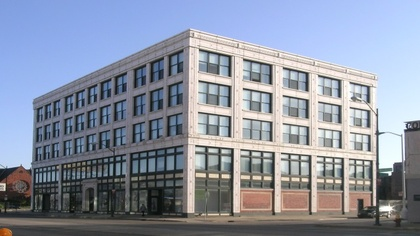
%> input picture VanishingPoint_working/Garfield_Building_Detroit.jpg, 420 x 236 px, shrunk from 640 x 360 before the run
$ octave demo_final.m   (GNU Octave 9; MATLAB toolbox functions it lacks are replaced by stand-ins)
%> lines starting %> are read from the running program, lines starting %| are printed output that depends on the picture; in (x1, y1, x2, y2) boxes, pixels count from 0 and x2, y2 are one past the last pixel; in counts of white or black regions, pixels touching at a corner belong together; the program's own positions count from 1
%> further down, refImg is the input picture: size 236x420x3 uint8; mean R, G, B 139.4, 147.2, 163.4
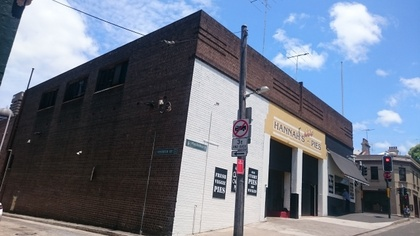
%> input picture (Sample Images)/DSC_0765.JPG, 420 x 236 px, shrunk from 640 x 360 before the run
%> further down, currentImg is the input picture: size 236x420x3 uint8; mean R, G, B 110.9, 119.3, 135.4
### VanishingPoint_working/getLines.m
function lines = getLines(grayIm, minLen)
%> called with minLen = 40

% Compute Gradient
[dX, dY] = gradient(conv2(double(grayIm), fspecial('gaussian', 7, 1.5), 'same'));
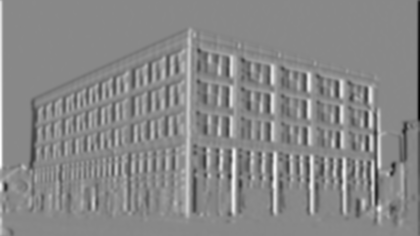
%> dX: size 236x420 double; min -51.97, max 45.14, mean 0; drawn with min black and max white

% Compute edge
im_canny = edge(grayIm, 'canny');
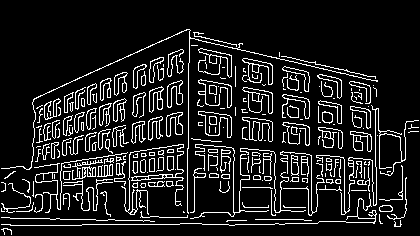
%> im_canny: size 236x420 logical; 11.9% white in thin lines or dots, all inside (x1, y1, x2, y2) = (1, 29, 419, 235)

% Set in_canny[1,2,end-1,end][:] to 0;
im_canny([1 2 end-1 end], :) = 0;
%> im_canny: size 236x420 logical; 11.9% white in thin lines or dots, all inside (x1, y1, x2, y2) = (1, 29, 419, 234)

% Set in_canny[:][1,2,end-1,end] to 0;
im_canny(:, [1 2 end-1 end]) = 0;
%> im_canny: size 236x420 logical; 11.9% white in thin lines or dots, all inside (x1, y1, x2, y2) = (2, 29, 418, 234)

% find the row of im_canny, i.e. height
height = size(im_canny, 1);

% find index (from top-left down to buttom-right) whose value is greater
% than 0
ind = find(im_canny > 0);
%> ind = 11813 values from 641 to 98544

% number of direcion(four neibour and four diagonal)
num_dir = 8;

% Ontain dX and dY index
dX_ind = dX(ind);
dY_ind = dY(ind);

a_ind = atan(dY_ind ./ (dX_ind + 1E-10)); % Add 1E-10 to avoid #INF when atan = 1
a_ind = ceil(mod(a_ind/pi*num_dir-0.5, num_dir));

for i = 1:num_dir
    direction(i).ind = ind(find(a_ind==i));
end
%> after the loop, direction = 8 items

% Declare a large array for storing "line" information
lines = zeros(2000, 9);

used = zeros(size(im_canny));

line_count = 0;
for k = 1:num_dir

    num_ind = 0;
    for m = (k-1):k+1
        num_ind = num_ind + sum(~used(direction(mod(m-1, num_dir)+1).ind));
    end

    ind = zeros(num_ind, 1);
    dir_im = zeros(size(im_canny));

    count = 0;
    for m = (k-1):k+1
        m2 = mod(m-1, num_dir)+1;
        tind = direction(m2).ind(~used(direction(m2).ind));
        tmpcount = length(tind);
        ind(count+1:count+tmpcount) = tind;
        count = count + tmpcount;
    end
    dir_im(ind) = 1;
    [tmpL, num_edges] = bwlabel(dir_im, 8);
    edge_size = zeros(num_edges, 1);
    edges = repmat(struct('ind', zeros(200, 1)), num_edges, 1);
    for i = 1:length(ind)
        id = tmpL(ind(i));
        edge_size(id) = edge_size(id) + 1;
        edges(id).ind(edge_size(id)) = ind(i);
    end
    for i = 1:num_edges
        edges(i).ind = edges(i).ind(1:edge_size(i));
    end
    for id = 1:num_edges
        if edge_size(id) > minLen
            y = mod(edges(id).ind-1, height)+1;
            x = floor((edges(id).ind-1) / height)+1;
            mean_x = mean(x);
            mean_y = mean(y);
            zmx = (x-mean_x);
            zmy = (y-mean_y);
            D = [sum(zmx.^2) sum(zmx.*zmy); sum(zmx.*zmy) sum(zmy.^2)];
            [v, lambda] = eig(D);
            theta = atan2(v(2, 2) , v(1, 2));
            if lambda(1,1)>0
                conf = lambda(2,2)/lambda(1,1);
            else
                conf = 100000;
            end
            if conf >= 400
                line_count = line_count+1;
                used(edges(id).ind) = 1;
                l = sqrt((max(x)-min(x))^2 + (max(y)-min(y))^2);
                x1 = mean_x - cos(theta)*l/2;
                x2 = mean_x + cos(theta)*l/2;
                y1 = mean_y - sin(theta)*l/2;
                y2 = mean_y + sin(theta)*l/2;
                theta = theta - pi / 2;
                r = mean_x*cos(theta)+mean_y*sin(theta);
                lines(line_count, 1:9) = [x1 x2 y1 y2 theta r l mean_x mean_y];
            end
        end
    end
end
%> this loop made 8 passes
%> num_edges on passes 1 to 8: 684, 740, 680, 596, 630, 741, 714, 609
%> pass 1, in getLines, `[tmpL, num_edges] = bwlabel(dir_im, 8);`:
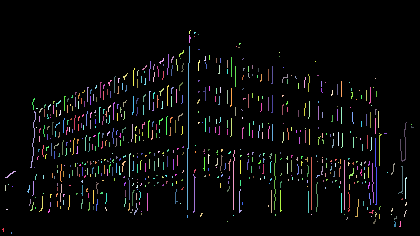
%> tmpL: size 236x420 double; 685 distinct labels, from 0 to 684; one colour per label, 0 black
%> after the loop:
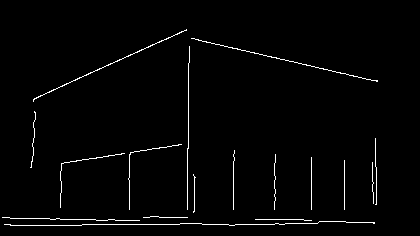
%> used: size 236x420 double; values 0 (black) and 1 (white), 1.8% white in thin lines or dots, all inside (x1, y1, x2, y2) = (2, 29, 378, 226)
%> after the loop, D = [9.33 180; 180 6170.5]; conf = 1514; edge_size = 609 values, max 57 at index 195, min 1 at index 2, mean 7.95; edges = 609 items; ind = 4842 values, max 97123 at index 4842, min 702 at index 3837, mean 48386.4; l = 41.01; lambda = [4.08 0; 0 6175.8]; line_count = 19; mean_x = 373.3; mean_y = 183.5; r = 367.8; theta = -0.0292; v = [-1 0.0292; 0.0292 1]; x = 42 values, max 374 at index 2, min 373 at index 1, mean 373.3; x1 = 372.7; x2 = 373.9; y = 42 values, max 204 at index 2, min 163 at index 1, mean 183.5; y1 = 163; y2 = 204; zmx = 42 values, max 0.667 at index 2, min -0.333 at index 1, mean 1.89e-14; zmy = 42 values, max 20.5 at index 2, min -20.5 at index 1, mean 0
% Return our result
lines = lines(1:line_count, :);

### VanishingPoint_working/detectTOVP.m
function [line, vanishing, point, foc] = detectTOVP(f)
line = getLines(f,40);
point = zeros((size(line,1) - 1)*size(line,1)/2,2);
count = 0;
for i = 1:size(line,1)
    for j = i + 1:size(line,1)
        theta1 = line(i,5);
        theta2 = line(j,5);
        rho1 = line(i,6);
        rho2 = line(j,6);
        x = (rho1 * cos(theta2) - rho2 * cos(theta1)) / ...
            sin(theta1 - theta2);
        y = (rho1 * sin(theta2) - rho2 * sin(theta1)) / ...
            sin(theta2 - theta1);
        count = count + 1;
        point(count,1) = y;
        point(count,2) = x;
    end
end
%> after the loop, count = 171; point = 171 rows, first 12: [224.4 -2850; 202.7 -2509.1; 276 -3660.4; 308.8 -4175.8; 312 -4226.3; 345 -4744.8; 293 -3927.5; 36.72 98.42; 29.05 219; 28.6 226; 32.25 168.6; 32.24 168.8]
point = point(1:count,:);
point(:,1) = point(:,1) - size(f,2) / 2;
point(:,2) = point(:,2) - size(f,1) / 2;

radius = sqrt(point(:,1).*point(:,1) + point(:,2).*point(:,2));
point = point(find(radius > norm(size(f))/2),:);
%> point = 79 rows, first 12: [14.39 -2968; -7.3 -2627.1; 65.98 -3778.4; 98.79 -4293.8; 102 -4344.3; 135 -4862.8; 82.98 -4045.5; -138.5 -566; -77.75 -1520.4; 55.8 -3618.5; -12.87 -691.4; 489 -42603.6]
theta = atan2(point(:,2),point(:,1));
%> theta = 79 values, max 2.98 at index 60, min -1.81 at index 8, mean -0.185
T = -pi:0.01:pi;

theta_bin = histc(theta,T);
%> theta_bin = 629 values, max 15 at index 159, min 0 at index 1, mean 0.126
% figure,bar(theta_bin)
% tb = theta_bin;

nhood =  60;
dec = 1;
[~, ix1] = max(theta_bin);
%> ix1 = 159
theta_bin(max(ix1-nhood,1):min(ix1+nhood,length(T))) = 0;
if ix1 + nhood > length(T)
    theta_bin(1:mod(ix1 + nhood,length(T))) = 0;
elseif ix1 - nhood < 1
    theta_bin(mod(ix1 - nhood - 1,length(T)):length(T)) = 0;
end

temp = ix1;
%> temp = 159
ix1 = mod(ix1 + round(length(T)/2),length(T));
%> ix1 = 474
theta_bin(max(ix1-nhood,1):min(ix1+nhood,length(T))) = dec*theta_bin(max(ix1-nhood,1):min(ix1+nhood,length(T)));
if ix1 + nhood > length(T)
    theta_bin(1:mod(ix1 + nhood,length(T))) = dec*theta_bin(1:mod(ix1 + nhood,length(T)));
elseif ix1 - nhood < 1
    theta_bin(mod(ix1 - nhood - 1,length(T)):length(T)) = dec*theta_bin(mod(ix1 - nhood - 1,length(T)):length(T));
end
ix1 = temp;
%> ix1 = 159


[~, ix2] = max(theta_bin);
%> ix2 = 608
theta_bin(max(ix2-nhood,1):min(ix2+nhood,length(T))) = 0;
if ix2 + nhood > length(T)
    theta_bin(1:mod(ix2 + nhood,length(T))) = 0;
elseif ix2 - nhood < 1
    theta_bin(mod(ix2 - nhood - 1,length(T)):length(T)) = 0;
end

temp = ix2;
%> temp = 608
ix2 = mod(ix2 + round(length(T)/2),length(T));
%> ix2 = 294
theta_bin(max(ix2-nhood,1):min(ix2+nhood,length(T))) = dec*theta_bin(max(ix2-nhood,1):min(ix2+nhood,length(T)));
if ix2 + nhood > length(T)
    theta_bin(1:mod(ix2 + nhood,length(T))) = dec*theta_bin(1:mod(ix2 + nhood,length(T)));
elseif ix2 - nhood < 1
    theta_bin(mod(ix2 - nhood - 1,length(T)):length(T)) = dec*theta_bin(mod(ix2 - nhood - 1,length(T)):length(T));
end
ix2 = temp;
%> ix2 = 608


[~, ix3] = max(theta_bin);
%> ix3 = 472
theta_bin(max(ix3-nhood,1):min(ix3+nhood,length(T))) = 0;
if ix3 + nhood > length(T)
    theta_bin(1:mod(ix3 + nhood,length(T))) = 0;
elseif ix3 - nhood < 1
    theta_bin(mod(ix3 - nhood - 1,length(T)):length(T)) = 0;
end

temp = ix3;
%> temp = 472
ix3 = mod(ix3 + round(length(T)/2),length(T));
%> ix3 = 158
theta_bin(max(ix3-nhood,1):min(ix3+nhood,length(T))) = dec*theta_bin(max(ix3-nhood,1):min(ix3+nhood,length(T)));
if ix3 + nhood > length(T)
    theta_bin(1:mod(ix3 + nhood,length(T))) = dec*theta_bin(1:mod(ix3 + nhood,length(T)));
elseif ix3 - nhood < 1
    theta_bin(mod(ix3 - nhood - 1,length(T)):length(T)) = dec*theta_bin(mod(ix3 - nhood - 1,length(T)):length(T));
end
ix3 = temp;
%> ix3 = 472


% plot(ix1,1,'s');plot(ix2,1,'s');plot(ix3,1,'s');
c1 = cos(T(ix1));
%> c1 = 0.0092
c2 = cos(T(ix2));
%> c2 = -0.977
c3 = cos(T(ix3));
%> c3 = 0.00239
s1 = sin(T(ix1));
%> s1 = -1
s2 = sin(T(ix2));
%> s2 = 0.212
s3 = sin(T(ix3));
%> s3 = 1


n1 = [c1;s1];
%> n1 = [0.0092; -1]
n2 = [c2;s2];
%> n2 = [-0.977; 0.212]
n3 = [c3;s3];
%> n3 = [0.00239; 1]
proj = repmat(point*n1,1,2).*repmat(n1',size(point,1),1);
%> proj = 79 rows, first 12: [27.32 -2967.8; 24.18 -2626.8; 34.78 -3778.7; 39.53 -4294.4; 39.99 -4344.9; 44.76 -4863.6; 37.24 -4045.9; 5.2 -564.7; 13.99 -1519.5; 33.31 -3618.7; 6.36 -691.2; 392.1 -42604.5]
temp = point - proj;
%> temp = 79 rows, first 12: [-12.92 -0.119; -31.48 -0.29; 31.2 0.287; 59.26 0.545; 62.01 0.571; 90.24 0.831; 45.74 0.421; -143.7 -1.32; -91.74 -0.844; 22.49 0.207; -19.23 -0.177; 96.84 0.891]
dist = sqrt(temp(:,1).*temp(:,1) + temp(:,2).*temp(:,2));
%> dist = 79 values, max 2388.3 at index 74, min 5.17 at index 16, mean 257.8
len = sqrt(point(:,1).*point(:,1) + point(:,2).*point(:,2));
%> len = 79 values, max 150275.3 at index 47, min 250.3 at index 73, mean 11089.4
ratio = dist./ len;
%> ratio = 79 values, max 0.999 at index 74, min 0.000551 at index 33, mean 0.327
threshold = 0.26;
proj = proj(find(ratio < threshold),:);
%> proj = 53 rows, first 12: [27.32 -2967.8; 24.18 -2626.8; 34.78 -3778.7; 39.53 -4294.4; 39.99 -4344.9; 44.76 -4863.6; 37.24 -4045.9; 5.2 -564.7; 13.99 -1519.5; 33.31 -3618.7; 6.36 -691.2; 392.1 -42604.5]
proj = proj(find(proj(:,1)*n1(1) > 0),:);
%> proj = 47 rows, first 12: [27.32 -2967.8; 24.18 -2626.8; 34.78 -3778.7; 39.53 -4294.4; 39.99 -4344.9; 44.76 -4863.6; 37.24 -4045.9; 5.2 -564.7; 13.99 -1519.5; 33.31 -3618.7; 6.36 -691.2; 392.1 -42604.5]
proj1 = proj;
%> proj1 has the same summary as proj

proj = repmat(point*n2,1,2).*repmat(n2',size(point,1),1);
%> proj = 79 rows, first 12: [627.5 -135.8; 536.3 -116.1; 844.3 -182.8; 982.3 -212.6; 995.8 -215.6; 1134.5 -245.6; 915.8 -198.3; -15.26 3.3; 240.1 -51.98; 801.5 -173.5; 130.7 -28.29; 9276.8 -2008.2]
temp = point - proj;
%> temp = 79 rows, first 12: [-613.1 -2832.1; -543.6 -2511; -778.4 -3595.7; -883.5 -4081.2; -893.8 -4128.8; -999.5 -4617.2; -832.8 -3847.3; -123.2 -569.3; -317.9 -1468.4; -745.7 -3445; -143.5 -663.1; -8787.9 -40595.4]
dist = sqrt(temp(:,1).*temp(:,1) + temp(:,2).*temp(:,2));
%> dist = 79 values, max 146844.8 at index 47, min 0.175 at index 61, mean 10675.9
len = sqrt(point(:,1).*point(:,1) + point(:,2).*point(:,2));
ratio = dist./ len;
%> ratio = 79 values, max 1 at index 8, min 0.000387 at index 61, mean 0.707
threshold = 0.26;
proj = proj(find(ratio < threshold),:);
%> proj = 18 rows, first 12: [-428.3 92.71; -461.7 99.94; -407.3 88.16; -409.1 88.56; -425.8 92.18; -428 92.66; -459.9 99.57; -456.8 98.89; -563.7 122; -440.8 95.43; -560.3 121.3; -555.6 120.3]
proj = proj(find(proj(:,1)*n2(1) > 0),:);
%> proj = 16 rows, first 12: [-428.3 92.71; -461.7 99.94; -407.3 88.16; -409.1 88.56; -425.8 92.18; -428 92.66; -459.9 99.57; -456.8 98.89; -563.7 122; -440.8 95.43; -560.3 121.3; -555.6 120.3]
temp = proj*n2;
%> temp = [438.2; 472.4; 416.7; 418.6; 435.7; 437.9; 470.6; 467.4; 576.7; 451; 573.3; 568.5; 465.7; 471.5; 462.4; 468.2]
proj2 = proj;
%> proj2 has the same summary as proj

proj = repmat(point*n3,1,2).*repmat(n3',size(point,1),1);
%> proj = 79 rows, first 12: [-7.09 -2967.9; -6.28 -2627.1; -9.03 -3778.3; -10.26 -4293.6; -10.38 -4344.1; -11.62 -4862.4; -9.66 -4045.3; -1.35 -566.3; -3.63 -1520.5; -8.64 -3618.3; -1.65 -691.4; -101.8 -42602.2]
temp = point - proj;
%> temp = 79 rows, first 12: [21.48 -0.0513; -1.03 0.00245; 75.01 -0.179; 109 -0.261; 112.4 -0.268; 146.6 -0.35; 92.64 -0.221; -137.1 0.328; -74.12 0.177; 64.44 -0.154; -11.22 0.0268; 590.7 -1.41]
dist = sqrt(temp(:,1).*temp(:,1) + temp(:,2).*temp(:,2));
%> dist = 79 values, max 2386.9 at index 74, min 1.03 at index 2, mean 277.4
len = sqrt(point(:,1).*point(:,1) + point(:,2).*point(:,2));
ratio = dist./ len;
%> ratio = 79 values, max 0.998 at index 74, min 0.000391 at index 2, mean 0.33
threshold = 0.26;
proj = proj(find(ratio < threshold),:);
%> proj = 53 rows, first 12: [-7.09 -2967.9; -6.28 -2627.1; -9.03 -3778.3; -10.26 -4293.6; -10.38 -4344.1; -11.62 -4862.4; -9.66 -4045.3; -1.35 -566.3; -3.63 -1520.5; -8.64 -3618.3; -1.65 -691.4; -101.8 -42602.2]
proj = proj(find(proj(:,1)*n3(1) > 0),:);
%> proj = [13.32 5574.9; 11.82 4946; 40.29 16864.9; 107.6 45052.1; 26.44 11066.2; 55.9 23397.7]
temp = proj*n3;
%> temp = [5574.9; 4946; 16864.9; 45052.2; 11066.3; 23397.8]
proj3 = proj;
%> proj3 has the same summary as proj

dist1 = sqrt(proj1(:,1).*proj1(:,1) + proj1(:,2).*proj1(:,2));
%> dist1 = 47 values, max 150270.1 at index 41, min 564.7 at index 8, mean 16048.8
dist2 = sqrt(proj2(:,1).*proj2(:,1) + proj2(:,2).*proj2(:,2));
%> dist2 = [438.2; 472.4; 416.7; 418.6; 435.7; 437.9; 470.6; 467.4; 576.7; 451; 573.3; 568.5; 465.7; 471.5; 462.4; 468.2]
dist3 = sqrt(proj3(:,1).*proj3(:,1) + proj3(:,2).*proj3(:,2));
%> dist3 = [5574.9; 4946; 16864.9; 45052.2; 11066.3; 23397.8]

d1 = sqrt(abs((-c2*c3-s2*s3)/(-c1*c2-s1*s2)/(-c1*c3-s1*s3)));
%> d1 = 0.974
d2 = sqrt(abs((-c1*c3-s1*s3)/(-c2*c1-s2*s1)/(-c2*c3-s2*s3)));
%> d2 = 4.65
d3 = sqrt(abs((-c1*c2-s1*s2)/(-c1*c3-s1*s3)/(-c2*c3-s2*s3)));
%> d3 = 1.03

foc1 = dist1 ./ d1;
%> foc1 = 47 values, max 154276.9 at index 41, min 579.7 at index 8, mean 16476.7
foc2 = dist2 ./ d2;
%> foc2 = [94.13; 101.5; 89.52; 89.92; 93.6; 94.08; 101.1; 100.4; 123.9; 96.9; 123.2; 122.1; 100; 101.3; 99.33; 100.6]
foc3 = dist3 ./ d3;
%> foc3 = [5429.7; 4817.2; 16425.8; 43879.2; 10778.1; 22788.6]
F = 0.7*norm(size(f)):1:4*norm(size(f));
foc_bin1 = histc(foc1,F);
%> foc_bin1 = 1590 values, max 1 at index 243, min 0 at index 1, mean 0.00314
foc_bin2 = histc(foc2,F);
%> foc_bin2 = 1590 values from 0 to 0
foc_bin3 = histc(foc3,F);
%> foc_bin3 = 1590 values from 0 to 0
w1 = 1;w2 = 1;w3 = 1;
foc_bin = w1.*foc_bin1 + w2.*foc_bin2 + w3.*foc_bin3;
%> foc_bin has the same summary as foc_bin1
fb1 = foc_bin;
%> fb1 has the same summary as foc_bin1
foc_bin = imfilter(foc_bin,ones(30,1)/30);
[~,foc_ix] = max(foc_bin);
%> foc_ix = 1208
foc = F(foc_ix);
%> foc = 1544.2

vanishing = [foc*d1*n1';
    foc*d2*n2';
    foc*d3*n3'];
%> vanishing = [13.84 -1504.1; -7025.4 1520.8; 3.79 1585.5]
end

### VanishingPoint_working/triangleMeasure.m
function [ movingPtsB ] = triangleMeasure( movingPtsA, vanishingPtsA, vanishingptsB  )
%UNTITLED3 Summary of this function goes here
    movingPtsB = zeros(size(movingPtsA));
    for i = 1:size(movingPtsA);
        %% Triangulation measurement (?
        % p = alpha*p1 + beta*p2 + gamma*p3
        tempVar =   -vanishingPtsA(2,1) * vanishingPtsA(3,2) + ...
                    vanishingPtsA(2,1) * vanishingPtsA(1,2) + ...
                    vanishingPtsA(1,1) * vanishingPtsA(3,2) + ...
                    vanishingPtsA(3,1) * vanishingPtsA(2,2) - ...
                    vanishingPtsA(3,1) * vanishingPtsA(1,2) - ...
                    vanishingPtsA(1,1) * vanishingPtsA(2,2);
        % beta = (x3*Y - x1*Y - x3*y1 - X*y3 + x1*y3 + X*y1 ) / (-x2*y3 + x2*y1 + x1*y3 + x3*y2 - x3*y1 - x1y2)
        beta =  (vanishingPtsA(3,1) * movingPtsA(i,2) - ...
                vanishingPtsA(1,1) * movingPtsA(i,2) - ...
                vanishingPtsA(3,1) * vanishingPtsA(1,2) - ...
                movingPtsA(i,1) * vanishingPtsA(3,2) + ...
                vanishingPtsA(1,1) * vanishingPtsA(3,2) + ...
                movingPtsA(i,1) * vanishingPtsA(1,2) ) / tempVar;
        % gamma = (X*y2 - X*y1 - x1*y2 - x2*Y + x2*y1 + x1*Y) / (-x2*y3 + x2*y1 + x1*y3 + x3*y2 - x3*y1 - x1y2)
        gamma =     (movingPtsA(i,1) * vanishingPtsA(2,2) - ...
                    movingPtsA(i,1) * vanishingPtsA(1,2) - ...
                    vanishingPtsA(1,1) * vanishingPtsA(2,2) - ...
                    vanishingPtsA(2,1) * movingPtsA(i,2) + ...
                    vanishingPtsA(2,1) * vanishingPtsA(1,2) + ...
                    vanishingPtsA(1,1) * movingPtsA(i,2) ) / tempVar;
        alpha = 1 - (beta + gamma);
        movingPtsB(i,:) = alpha * vanishingptsB(1,:) + beta * vanishingptsB(2,:) + gamma * vanishingptsB(3,:);
    end
end

### VanishingPoint_working/showTOVP.m
function [] = showTOVP( g, f, vanishing, point, foc )
figure,
imshow(g)
hold on;

% [11 lines of commented-out code are left out]

lt = min(vanishing(:,1)) + size(f,2)/2 - 300;
rt = max(vanishing(:,1)) + size(f,2)/2 + 300;
tp = min(vanishing(:,2)) + size(f,1)/2 - 300;
bm = max(vanishing(:,2)) + size(f,1)/2 + 300;
axis([lt rt tp bm]);
plot([0 vanishing(1,1)] +size(f,2)/2,[0 vanishing(1,2)] + size(f,1)/2,'.-','markersize',10,'linewidth',2,'color','k');
plot([0 vanishing(2,1)] +size(f,2)/2,[0 vanishing(2,2)] + size(f,1)/2,'.-','markersize',10,'linewidth',2,'color','k');
plot([0 vanishing(3,1)] +size(f,2)/2,[0 vanishing(3,2)] + size(f,1)/2,'.-','markersize',10,'linewidth',2,'color','k');


plot(vanishing(1,1) +size(f,2)/2,vanishing(1,2) +size(f,1)/2,'*','color','k','markersize',15,'linewidth',3);
plot(vanishing(2,1) +size(f,2)/2,vanishing(2,2) +size(f,1)/2,'*','color','k','markersize',15,'linewidth',3);
plot(vanishing(3,1) +size(f,2)/2,vanishing(3,2) +size(f,1)/2,'*','color','k','markersize',15,'linewidth',3);

fprintf('Coordinates of Detected Vanishing Points:\n');
fprintf('%f\t%f\n',vanishing(1,1) +size(f,2)/2,vanishing(1,2) +size(f,1)/2);
fprintf('%f\t%f\n',vanishing(2,1) +size(f,2)/2,vanishing(2,2) +size(f,1)/2);
fprintf('%f\t%f\n',vanishing(3,1) +size(f,2)/2,vanishing(3,2) +size(f,1)/2);
fprintf('Estimated Focal Length: %d\n',foc);
end

### VanishingPoint_working/demo_final.m
close all;
%% Read image and convert it to grayscale
refImg = imread('Garfield_Building_Detroit.jpg');
currentImg = imread('../(Sample Images)/DSC_0765.JPG');
refImg_gray = rgb2gray(refImg);
currentImg_gray = rgb2gray(currentImg);

%refImg_vanishing = [-81.4361724384012,-1601.81105937697;497.985790050530,77.1980984241665;-462.116264039683,139.505995276970];
%currentImg_vanishing = [820.700439610719,97.6336727556712;-85.3786960482455,-1402.60904823873;-607.662423310135,-41.8854966622190];

%% Vanishing Point Detection
[refImg_lineSegment, refImg_vanishing, refImg_points, refImg_foc] = detectTOVP(refImg_gray);
%> refImg_vanishing = [13.84 -1504.1; -7025.4 1520.8; 3.79 1585.5]; refImg_points has the same summary as point in detectTOVP; refImg_foc = 1544.2
[currentImg_lineSegment, currentImg_vanishing, currentImg_points, currentImg_foc] = detectTOVP(currentImg_gray);
%> call 2 of getLines, with minLen = 40
%> in getLines (call 2), `[dX, dY] = gradient(conv2(double(grayIm), fspecial('gaussian', 7, 1.5)..`:
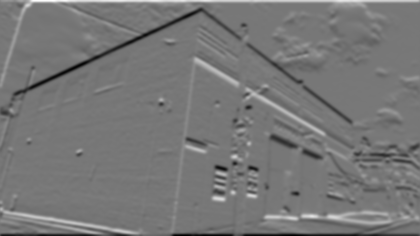
%> dY: size 236x420 double; min -47.75, max 54.23, mean 0; drawn with min black and max white
%> in getLines (call 2), `im_canny = edge(grayIm, 'canny');`:
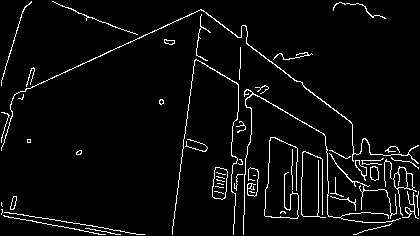
%> im_canny: size 236x420 logical; 4.4% white in thin lines or dots
%> (the rest of the program and of its run is left out)
